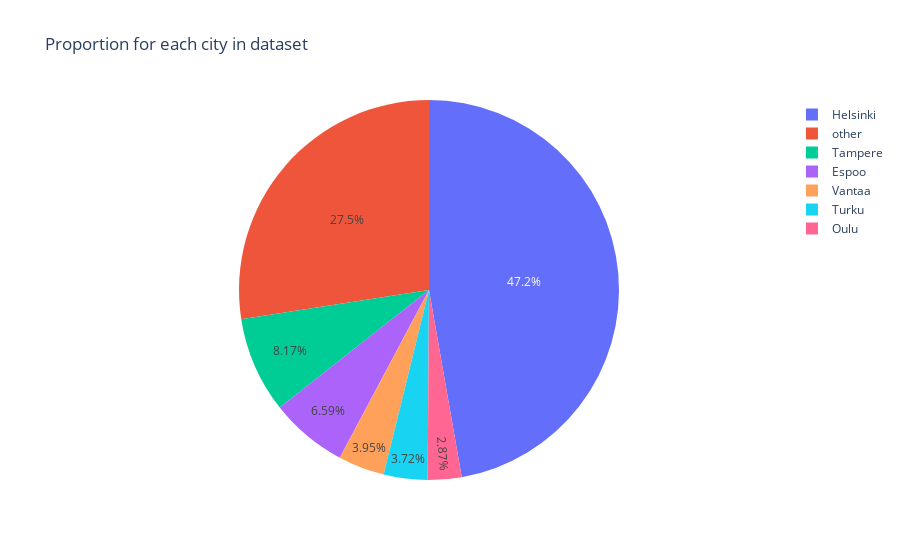

Notebook code for this chart:
### Code cell
px.pie(c_pie, values=c_pie.values, names=c_pie.index,title = "Proportion for each city in dataset")

### Figure 1 — Plotly figure (JSON) as saved in the notebook; plotly's stock layout.template omitted (floating-point values rounded to 4 significant figures)
{"data": [{"domain": {"x": [0, 1], "y": [0, 1]}, "hovertemplate": "index=%{label}<br>value=%{value}<extra></extra>", "labels": ["other", "Oulu", "Turku", "Vantaa", "Espoo", "Tampere", "Helsinki"], "legendgroup": "", "name": "", "showlegend": true, "type": "pie", "values": [612, 64, 83, 88, 147, 182, 1053]}], "layout": {"legend": {"tracegroupgap": 0}, "title": {"text": "Proportion for each city in dataset"}}}
